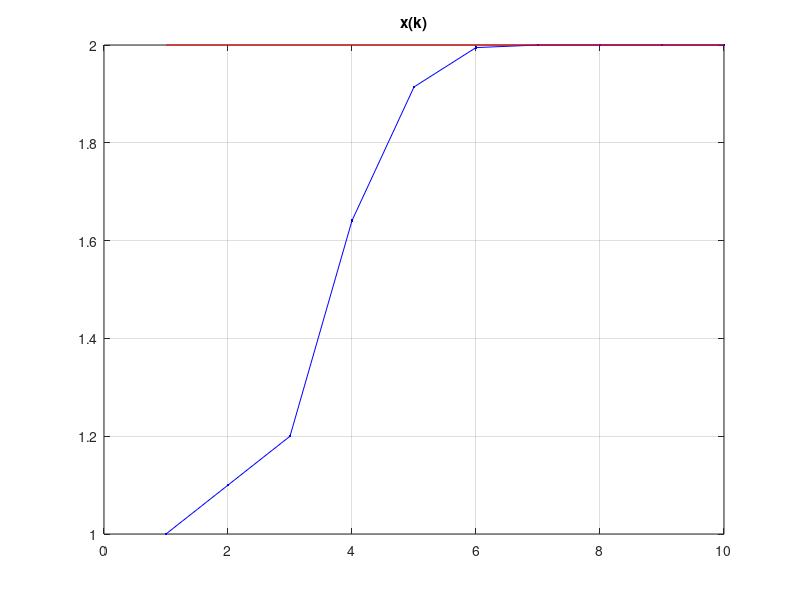

Recreate this plot in MATLAB.
% equnonlin_invmuller.m
clear all; close all; format long;
A = 4;
f = @(x) x^2 - A; % wzor funkcji
x(1)=1; x(2)=1.1; x(3)=1.2; K=10; % punkty startowe (estymata poczatkowa), liczbaiteracji
for k = 3 : K-1
k
x(k+1)=f(x(k-1))*f(x(k-2)) / ((f(x(k))-f(x(k-1)))*(f(x(k))-f(x(k-2)))) *x(k) + ...
f(x(k))*f(x(k-2)) / ((f(x(k-1))-f(x(k)))*(f(x(k-1))-f(x(k-2)))) *x(k-1) + ...
f(x(k))*f(x(k-1)) / ((f(x(k-2))-f(x(k)))*(f(x(k-2))-f(x(k-1)))) *x(k-2);
end
blad = sqrt(A) - x(K),
plot(1:K, x,'b.-', 1:K, sqrt(A)*ones(1,K),'r-'); grid; title('x(k)'); pause